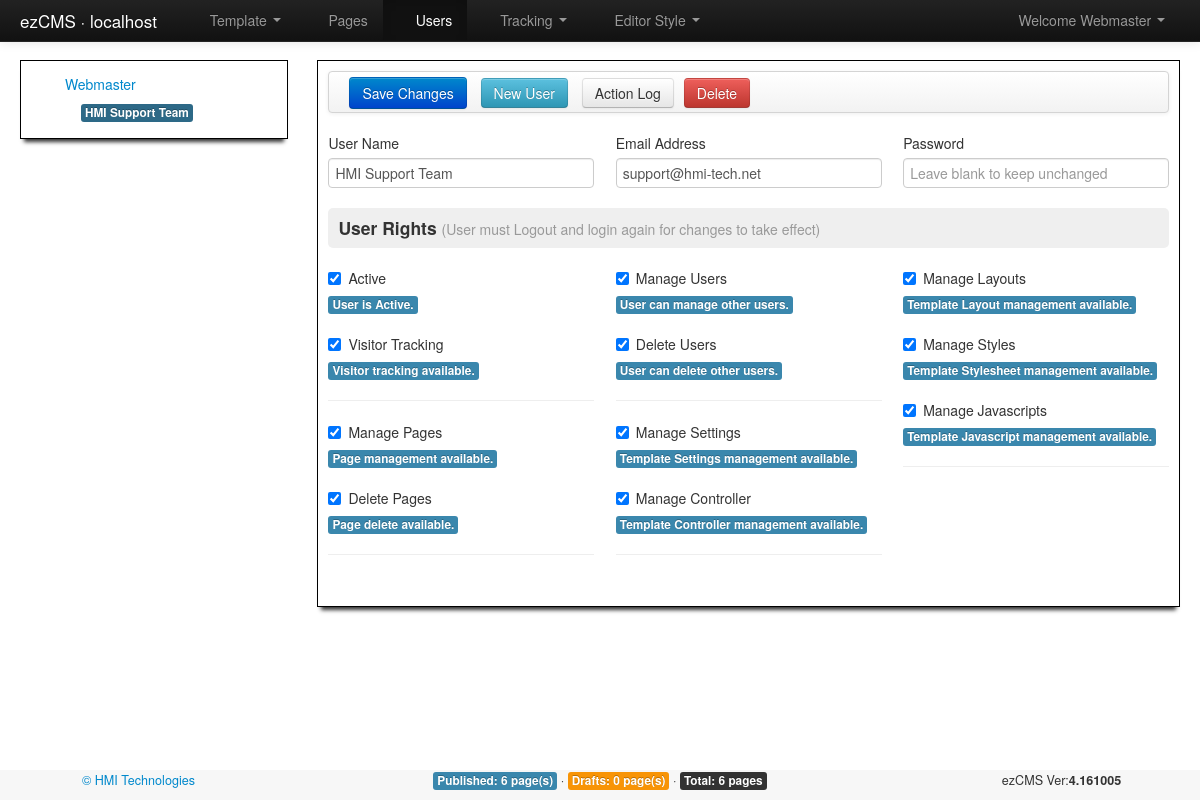
Screenshot of /login/users.php?id=2 (signed in) with the database file from the repository.
### tables this page shows
CREATE TABLE IF NOT EXISTS `users` (
  `id` int(8) NOT NULL AUTO_INCREMENT COMMENT 'id of user',
  `username` text NOT NULL COMMENT 'name of user',
  `email` text NOT NULL COMMENT 'email address of user',
  `passwd` text NOT NULL COMMENT 'password for the user',
  `active` tinyint(1) NOT NULL DEFAULT '0' COMMENT 'able to login',
  `editpage` tinyint(1) NOT NULL DEFAULT '0' COMMENT 'edit page',
  `delpage` tinyint(1) NOT NULL DEFAULT '0',
  `viewstats` tinyint(1) NOT NULL DEFAULT '0' COMMENT 'can view site statistics',
  `edituser` tinyint(1) NOT NULL DEFAULT '0' COMMENT 'can administer other users',
  `deluser` tinyint(1) NOT NULL DEFAULT '0' COMMENT 'delete users',
  `editsettings` tinyint(1) NOT NULL DEFAULT '0' COMMENT 'edit settings',
  `editcont` tinyint(1) NOT NULL DEFAULT '0' COMMENT 'edit controller',
  `editlayout` tinyint(1) NOT NULL DEFAULT '0' COMMENT 'edit layout',
  `editcss` tinyint(1) NOT NULL DEFAULT '0' COMMENT 'edit css',
  `editjs` tinyint(1) NOT NULL DEFAULT '0' COMMENT 'edit js',
  PRIMARY KEY (`id`)
);

### login/users.php (the view, shortened to what this page needs)
<?php
require_once("include/users.functions.php");
if (isset($_REQUEST["id"])) $id =  $_REQUEST["id"] ; else $id = 1;
$username = '';
$email = '';
$active = '';
$viewstats = '';
$edituser = '';
$deluser = '';
$editpage = '';
$delpage = '';
$editsettings = '';
$editcontroller = '';
$editlayout = '';
$editcss = '';
$editjs = '';
if ($id <> 'new') {
	$qry = "SELECT * FROM `users` WHERE `id` = " . $id;
	$rs = mysql_query($qry);
	$arr = mysql_fetch_array($rs);
	$username= $arr["username"];
	$email= $arr["email"];
	if ($arr["active"] == 1) $active= "checked";
	if ($arr["viewstats"] == 1) $viewstats= "checked";
	if ($arr["edituser"] == 1) $edituser= "checked";
	if ($arr["deluser"] == 1) $deluser= "checked";
	if ($arr["editpage"] == 1) $editpage= "checked";
	if ($arr["editpage"] == 1) $editpage= "checked";
	if ($arr["delpage"] == 1) $delpage= "checked";
	if ($arr["editsettings"] == 1) $editsettings= "checked";
	if ($arr["editcont"] == 1) $editcontroller= "checked";
	if ($arr["editlayout"] == 1) $editlayout= "checked";
	if ($arr["editcss"] == 1) $editcss= "checked";
	if ($arr["editjs"] == 1) $editjs= "checked";
} else {
	if (!$_SESSION['edituser']) {header("Location: users.php?flg=noperms");exit;}
}
?><!DOCTYPE html><html lang="en"><head>
	<?php include('include/head.php'); ?>
</head><body>
	<div id="wrap">
		<?php include('include/nav.php'); ?>
		<div class="container">
			<div class="container-fluid" style="margin:60px auto 30px;">
			  <div class="row-fluid">
				<div class="span3 white-boxed"><?php getUserTreeHTML($id); ?></div>
				<div class="span9 white-boxed">
					<form id="frmUser" action="" method="post" enctype="multipart/form-data" class="form-horizontal">
					  <div class="navbar">
							<div class="navbar-inner">
								<input type="submit" name="Submit" class="btn btn-primary" style="padding:5px 12px;"
									value="<?php if ($id == 'new') echo 'Add New'; else echo 'Save Changes';?>">
								<?php
									if ($id != 'new') echo
										'<a href="?id=new" class="btn btn-info">New User</a>
										<a id="showlog" href="#" class="btn btn-secondary">Action Log</a>';
									if (($id != 'new') && ($id != 1)) echo '<a href="scripts/del-user.php?delid=' . $id .
										'" onclick="return confirm(\'Confirm Delete ?\');" class="btn btn-danger">Delete</a>';
								?>
							</div>
						</div>
						<div class="row" style="margin-left:0">
							<div class="span4">
								<label for="inputName">User Name</label>
								<input type="text" id="txtusername" name="txtusername"
									placeholder="Enter the full name"
									title="Enter the full name of the user here."
									data-toggle="tooltip"
									value="<?php echo $username; ?>"
									data-placement="top"
									class="input-block-level tooltipme2">
							</div>
							<div class="span4">
								<label for="inputEmail">Email Address</label>
								<input type="text" id="txtemail" name="txtemail"
									placeholder="Enter the full email address"
									title="Enter the full email address of the user here."
									data-toggle="tooltip"
									value="<?php echo $email; ?>"
									data-placement="top"
									class="input-block-level tooltipme2">
							</div>
							<div class="span4">
								<label for="txtpsswd">Password</label>
								<input type="text" id="txtpsswd" name="txtpsswd"
									placeholder="<?php if ($id=='new') echo 'Enter the password'; else echo 'Leave blank to keep unchanged';?>"
									title="<?php if ($id=='new') echo 'Enter the password here'; else echo 'Enter a new password or leave blank to keep unchanged';?>"
									data-toggle="tooltip"
									data-placement="top"
									class="input-block-level tooltipme2">
							</div>
						</div>
						<h4 style="margin:20px 0; padding:10px; background-color:#EFEFEF; border-radius: 5px;">
							User Rights <small>(User must Logout and login again for changes to take effect)</small></h4>
						<div class="row" style="margin-left:0">
							<div class="span4">
								<label class="checkbox">
									<input name="ckactive" type="checkbox" id="ckactive"
										value="checkbox" <?php echo $active; ?>>
									Active</label>
								<?php if ($active == "checked") echo
										'<span class="label label-info">User is Active.</span>';
									else echo
										'<span class="label label-important">Inactive user cannot login.</span>';?>
								<br><br>
								<label class="checkbox">
									<input name="ckviewstats" type="checkbox" id="ckviewstats" value="checkbox" <?php echo $viewstats; ?>>
									Visitor Tracking</label>
								<?php if ($viewstats == "checked") echo
										'<span class="label label-info">Visitor tracking available.</span>';
									else echo
										'<span class="label label-important">Visitor tracking blocked.</span>';?>
								<hr>
								<label class="checkbox">
									<input name="ckeditpage" type="checkbox" id="ckeditpage" value="checkbox" <?php echo $editpage; ?>>
									Manage Pages</label>
								<?php if ($editpage == "checked") echo
										'<span class="label label-info">Page management available.</span>';
									else echo
										'<span class="label label-important">Page management blocked.</span>';?>
								<br><br>
								<label class="checkbox">
									<input name="ckdelpage" type="checkbox" id="ckdelpage" value="checkbox" <?php echo $delpage; ?>>
									Delete Pages</label>
								<?php if ($delpage == "checked") echo
										'<span class="label label-info">Page delete available.</span>';
									else echo
										'<span class="label label-important">Page delete blocked.</span>';?>
								<hr>
							</div>
							<div class="span4">
								<label class="checkbox">
									<input name="ckedituser" type="checkbox" id="ckedituser" value="checkbox" <?php echo $edituser; ?>>
									Manage Users</label>
								<?php if ($edituser == "checked") echo
										'<span class="label label-info">User can manage other users.</span>';
									else echo
										'<span class="label label-important">User cannot manage other users.</span>';?>
								<br><br>
								<label class="checkbox">
									<input name="ckdeluser" type="checkbox" id="ckdeluser" value="checkbox" <?php echo $deluser; ?>>
									Delete Users</label>
								<?php if ($deluser == "checked") echo
										'<span class="label label-info">User can delete other users.</span>';
									else echo
										'<span class="label label-important">User cannot delete other users.</span>';?>
								<hr>
								<label class="checkbox">
									<input name="ckeditsettings" type="checkbox" id="ckusemailer" value="checkbox" <?php echo $editsettings; ?>>
									Manage Settings</label>
								<?php if ($editsettings == "checked") echo
										'<span class="label label-info">Template Settings management available.</span>';
									else echo
										'<span class="label label-important">Template Settings management blocked.</span>';?>
								<br><br>
								<label class="checkbox">
									<input name="ckeditcontroller" type="checkbox" id="ckeditcontroller" value="checkbox" <?php echo $editcontroller; ?>>
									Manage Controller</label>
								<?php if ($editcontroller == "checked") echo
										'<span class="label label-info">Template Controller management available.</span>';
									else echo
										'<span class="label label-important">Template Controller management blocked.</span>';?>
								<hr>
							</div>
							<div class="span4">
								<label class="checkbox">
									<input name="ckeditlayout" type="checkbox" id="ckeditlayout" value="checkbox" <?php echo $editlayout; ?>>
									Manage Layouts</label>
								<?php if ($editlayout == "checked") echo
										'<span class="label label-info">Template Layout management available.</span>';
									else echo
										'<span class="label label-important">Template Layout management blocked.</span>';?>
								<br><br>
								<label class="checkbox">
									<input name="ckeditcss" type="checkbox" id="ckeditcss" value="checkbox" <?php echo $editcss; ?>>
									Manage Styles</label>
								<?php if ($editcss == "checked") echo
										'<span class="label label-info">Template Stylesheet management available.</span>';
									else echo
										'<span class="label label-important">Template Stylesheet management blocked.</span>';?>
								<br><br>
								<label class="checkbox">
									<input name="ckeditjs" type="checkbox" id="ckeditjs" value="checkbox" <?php echo $editjs; ?>>
									Manage Javascripts</label>
								<?php if ($editjs == "checked") echo
										'<span class="label label-info">Template Javascript management available.</span>';
									else echo
										'<span class="label label-important">Template Javascript management blocked.</span>';?>
								<hr>
							</div>
						</div>
				    </form>
				</div>
			  </div>
			</div>
		</div>
	</div>
<?php include('include/footer.php'); ?>
</body></html>

### login/include/users.functions.php (shortened to what this page needs)
<?php
function getUserTreeHTML($id) {
	$sql = 'select `id` , `username` , `active` from `users` where id<>1 order by id;';
    $rs = mysql_query($sql) or die("Unable to Execute  Select query");
    echo '<ul id="left-tree">';
	if ($id==1) $myclass = 'class="label label-info"'; else $myclass='';
	echo '<li class="open"><i class="icon-globe"></i> <a '.$myclass.' href="users.php?id=1">Webmaster</a>';
		echo '<ul>';
		while ($row = mysql_fetch_assoc($rs)) {
			echo '<li><i class="icon-user"></i> '  ;
			if ( $row["id"] == $id)
				echo '<a class="label label-info" href="users.php?id=' . $row["id"] . '"> ' . $row["username"];
			else
				echo '<a href="users.php?id=' . $row["id"] . '"> ' . $row["username"];
			echo '</a></li>';
		}
		echo '</ul>';
	echo '</li></ul>';
}
?>

### login/css/custom.css (style rules this page uses)
html,body { height: 100%; }
body { background: url('../img/bg.png'); background-attachment: fixed; }
.nav-tabs > .active > a, .nav-tabs > .active > a:hover, a,button { outline:none; }
.btn, .btn-group { margin-right:10px; }
#wrap { min-height: 100%; height: auto !important; height: 100%; margin: 0 auto -30px; }
.label, .badge { white-space:normal; }
div.white-boxed { background: rgba(255, 255, 255, 0.95); border: 1px solid #000; padding: 10px; margin-bottom:10px; box-shadow: 0 7px 4px -4px #333; }

### rows the page displays
users: username "HMI Support Team", txtusername "HMI Support Team", txtemail "support@hmi-tech.net"

### other values shown
$_SERVER['HTTP_HOST'] "localhost"
$_SESSION['LOGINNAME'] "Webmaster"
$pubCNT "6"
$unpubCNT "0"
$totCNT "6"
